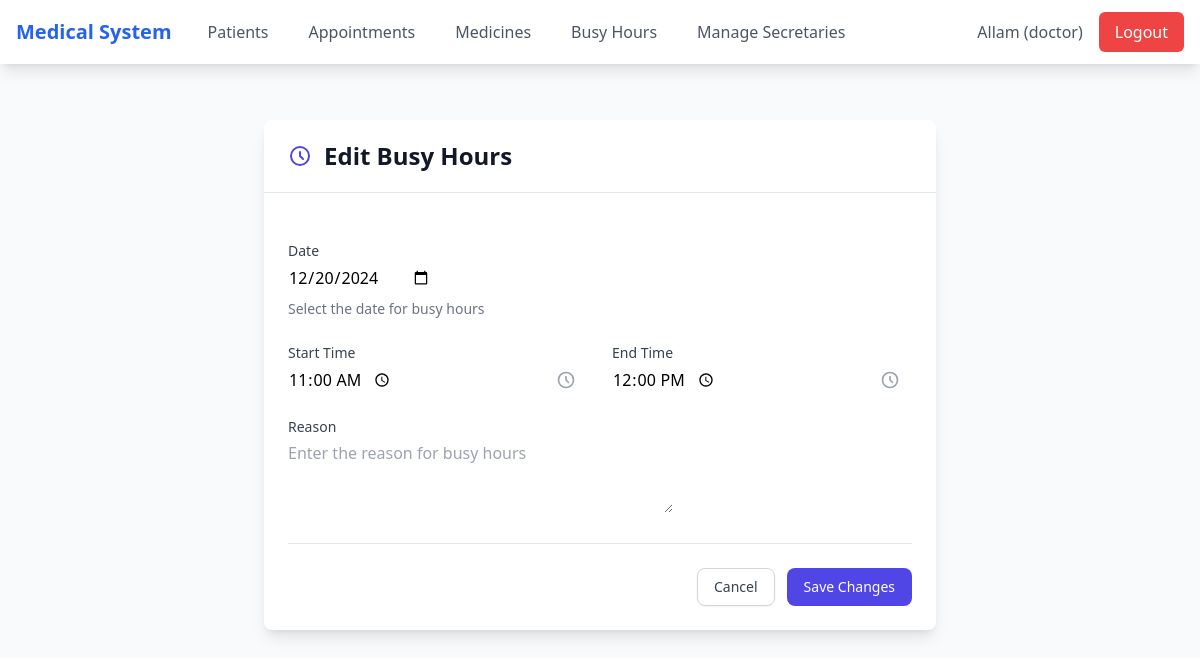
Page /busy-hours/1/edit/ (signed in) on the committed database.
### users/models.py (models this page shows, shortened)
class CustomUser(AbstractUser):
    DOCTOR = 'doctor'
    SECRETARY = 'secretary'
    ROLE_CHOICES = [
        (DOCTOR, 'Doctor'),
        (SECRETARY, 'Secretary'),
    ]
    role = models.CharField(
        max_length=10,
        choices=ROLE_CHOICES,
        default=DOCTOR,
    )
    email = models.EmailField(unique=True)  # Make email required and unique
    founded_in = models.DateField(null=True, blank=True)

### apps/models.py (models this page shows, shortened)
class DoctorBusyHours(models.Model):
    date = models.DateField()
    start_time = models.TimeField()
    end_time = models.TimeField()
    reason = models.CharField(max_length=200, blank=True)
    created_at = models.DateTimeField(auto_now_add=True)

### apps/views.py (the view)
# urls.py: path('busy-hours/<int:pk>/edit/', views.DoctorBusyHoursUpdateView.as_view(), name='busy_hours_update'),
class DoctorBusyHoursUpdateView(LoginRequiredMixin, IsDoctorMixin, UpdateView):
    model = DoctorBusyHours
    form_class = DoctorBusyHoursForm
    template_name = 'busy_hours/busyhours_form.html'
    success_url = reverse_lazy('busy_hours')

### apps/forms.py
class DoctorBusyHoursForm(forms.ModelForm):
    date = forms.DateField(
        widget=forms.DateInput(
            attrs={
                'type': 'date',
                'class': 'form-control',
                'min': timezone.now().date().isoformat(),
            }
        )
    )
    start_time = forms.TimeField(
        widget=forms.TimeInput(
            attrs={
                'type': 'time',
                'class': 'form-control',
                'step': '1800'
            }
        )
    )
    end_time = forms.TimeField(
        widget=forms.TimeInput(
            attrs={
                'type': 'time',
                'class': 'form-control',
                'step': '1800'
            }
        )
    )
    class Meta:
        model = DoctorBusyHours
        fields = ['date', 'start_time', 'end_time', 'reason']
        widgets = {
            'reason': forms.Textarea(attrs={
                'class': 'form-control',
                'rows': '3',
                'placeholder': 'Enter the reason for busy hours'
            })
        }

### apps/views.py (called while the page is built)
    def test_func(self):
        return self.request.user.role == 'doctor'

### templates/busy_hours/busyhours_form.html (shortened to what this page needs)
{% extends 'base.html' %}
{% block content %}
<div class="max-w-7xl mx-auto px-4 sm:px-6 lg:px-8 py-8">
    <div class="max-w-2xl mx-auto">
        <div class="bg-white shadow-lg rounded-lg overflow-hidden">
            <div class="px-6 py-5 border-b border-gray-200">
                <div class="flex items-center">
                    <div class="flex-shrink-0">
                        <svg class="h-6 w-6 text-indigo-600" fill="none" stroke="currentColor" viewBox="0 0 24 24">
                            <path stroke-linecap="round" stroke-linejoin="round" stroke-width="2"
                                  d="M12 8v4l3 3m6-3a9 9 0 11-18 0 9 9 0 0118 0z"/>
                        </svg>
                    </div>
                    <h1 class="ml-3 text-2xl font-bold text-gray-900">
                        {% if form.instance.pk %}Edit{% else %}Add{% endif %} Busy Hours
                    </h1>
                </div>
            </div>
            <div class="px-6 py-6">
                <form method="post" novalidate class="space-y-6">
                    <div>
                        <label for="{{ form.date.id_for_label }}"
                               class="block text-sm font-medium text-gray-700">Date</label>
                        <div class="mt-1">
                            {{ form.date }}
                        </div>
                        <p class="mt-2 text-sm text-gray-500">Select the date for busy hours</p>
                    </div>
                    <div class="grid grid-cols-1 md:grid-cols-2 gap-6">
                        <div>
                            <label for="{{ form.start_time.id_for_label }}"
                                   class="block text-sm font-medium text-gray-700">Start Time</label>
                            <div class="mt-1 relative">
                                {{ form.start_time }}
                                <div class="absolute inset-y-0 right-0 flex items-center pr-3 pointer-events-none">
                                    <svg class="h-5 w-5 text-gray-400" fill="none" stroke="currentColor" viewBox="0 0 24 24">
                                        <path stroke-linecap="round" stroke-linejoin="round" stroke-width="2"
                                              d="M12 8v4l3 3m6-3a9 9 0 11-18 0 9 9 0 0118 0z"/>
                                    </svg>
                                </div>
                            </div>
                        </div>
                        <div>
                            <label for="{{ form.end_time.id_for_label }}"
                                   class="block text-sm font-medium text-gray-700">End Time</label>
                            <div class="mt-1 relative">
                                {{ form.end_time }}
                                <div class="absolute inset-y-0 right-0 flex items-center pr-3 pointer-events-none">
                                    <svg class="h-5 w-5 text-gray-400" fill="none" stroke="currentColor" viewBox="0 0 24 24">
                                        <path stroke-linecap="round" stroke-linejoin="round" stroke-width="2"
                                              d="M12 8v4l3 3m6-3a9 9 0 11-18 0 9 9 0 0118 0z"/>
                                    </svg>
                                </div>
                            </div>
                        </div>
                    </div>
                    <div>
                        <label for="{{ form.reason.id_for_label }}"
                               class="block text-sm font-medium text-gray-700">Reason</label>
                        <div class="mt-1">
                            {{ form.reason }}
                        </div>
                    </div>
                    <div class="pt-6 border-t border-gray-200">
                        <div class="flex flex-col-reverse sm:flex-row justify-end space-y-3 space-y-reverse sm:space-y-0 sm:space-x-3">
                            <a href="{% url 'busy_hours' %}"
                               class="inline-flex justify-center items-center px-4 py-2 border border-gray-300 shadow-sm text-sm font-medium rounded-lg text-gray-700 bg-white hover:bg-gray-50 focus:outline-none focus:ring-2 focus:ring-offset-2 focus:ring-gray-500 transition-colors duration-150">
                                Cancel
                            </a>
                            <button type="submit"
                                    class="inline-flex justify-center items-center px-4 py-2 border border-transparent text-sm font-medium rounded-lg text-white bg-indigo-600 hover:bg-indigo-700 focus:outline-none focus:ring-2 focus:ring-offset-2 focus:ring-indigo-500 transition-colors duration-150">
                                {% if form.instance.pk %}Save Changes{% else %}Add Busy Hours{% endif %}
                            </button>
                        </div>
                    </div>
                </form>
            </div>
        </div>
    </div>
</div>
{% endblock %}

### templates/base.html (shortened to what this page needs)
<!DOCTYPE html>
<html lang="en">
<head>
    <script src="https://cdn.tailwindcss.com"></script>
</head>
<body class="bg-gray-50">
    <nav class="bg-white shadow-lg relative z-30">
        <div class="max-w-7xl mx-auto px-4">
            <div class="flex justify-between h-16">
                <div class="flex">
                    <a href="{% url 'dashboard' %}" class="flex items-center text-xl font-bold text-blue-600">
                        Medical System
                    </a>
                    {% if user.is_authenticated %}
                        <div class="hidden md:ml-6 md:flex space-x-4">
                            <a href="{% url 'patient_list' %}" class="inline-flex items-center px-3 py-2 text-gray-600 hover:text-blue-600">Patients</a>
                            <a href="{% url 'appointment_list' %}" class="inline-flex items-center px-3 py-2 text-gray-600 hover:text-blue-600">Appointments</a>
                            {% if user.role == 'doctor' %}
                                <a href="{% url 'medicine_list' %}" class="inline-flex items-center px-3 py-2 text-gray-600 hover:text-blue-600">Medicines</a>
                                <a href="{% url 'busy_hours' %}" class="inline-flex items-center px-3 py-2 text-gray-600 hover:text-blue-600">Busy Hours</a>
                                <a href="{% url 'secretary_list' %}" class="inline-flex items-center px-3 py-2 text-gray-600 hover:text-blue-600">Manage Secretaries</a>
                            {% endif %}
                        </div>
                    {% endif %}
                </div>
                <div class="flex items-center">
                    {% if user.is_authenticated %}
                        <div class="hidden md:flex items-center space-x-4">
                            <span class="text-gray-600">{{ user.username }} ({{ user.role }})</span>
                            <form id="logout-form" action="{% url 'logout' %}" method="POST" class="inline">
                                <button type="submit" class="bg-red-500 hover:bg-red-600 text-white px-4 py-2 rounded-md">Logout</button>
                            </form>
                        </div>
                    {% else %}
                        <div class="hidden md:block">
                            <a href="{% url 'login' %}" class="bg-blue-500 hover:bg-blue-600 text-white px-4 py-2 rounded-md">Login</a>
                        </div>
                    {% endif %}
                </div>
            </div>
        </div>
    </nav>
    <main class="max-w-7xl mx-auto px-4 py-6">
        {% block content %}
        {% endblock %}
    </main>
</body>
</html>

### templates/busy_hours/busyhours_form.html (style rules this page uses)
input[type="date"], input[type="time"], textarea { @apply mt-1 block w-full rounded-lg border-gray-300 shadow-sm focus:ring-2 focus:ring-indigo-500 focus:border-indigo-500 sm:text-sm transition duration-150 ease-in-out; }

### rows in the picture
CustomUser: username "Allam", role "doctor"
DoctorBusyHours: date "12/20/2024", start_time "11:00:00", end_time "12:00:00"
